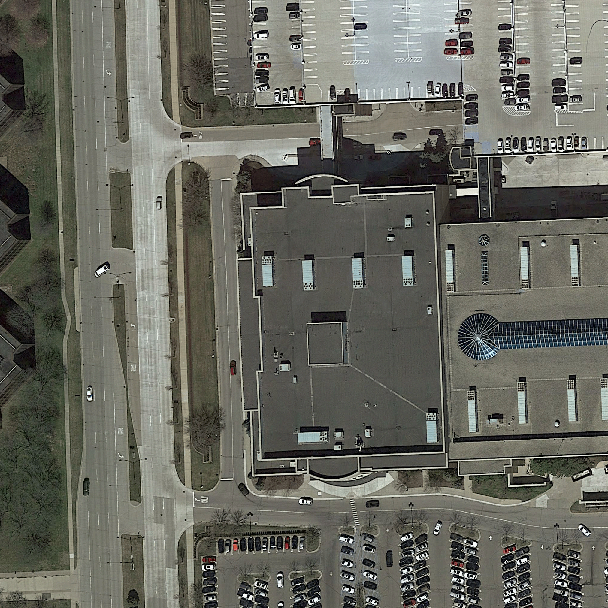
#> input picture cil/test_images/test_10.png, 608 x 608 px, found by its file name; its folder holds 4 pictures in this run
$ python post_processing.py
#> lines starting #> are read from the running program, lines starting #| are printed output that depends on the picture; after the words box and inside, x2 and y2 are one past the last pixel; in counts of white or black regions, pixels touching at a corner belong together; pictures that were not available may be replaced by others from this repository, and a replacement may not be noted

# coding: utf-8

# In[1]:


import numpy as np
import pydensecrf.densecrf as dcrf
import os
import cv2
import random
from tqdm import tqdm
from utils import *


# In[2]:


from skimage.color import gray2rgb
from skimage.color import rgb2gray
import matplotlib.pyplot as plt
from sklearn.metrics import f1_score, accuracy_score
from pydensecrf.utils import unary_from_labels, create_pairwise_bilateral, create_pairwise_gaussian, unary_from_softmax
#from osgeo import gdal
# %matplotlib inline

MAX = 0
SUM = 1
VEC = 0
MAT = 1


# In[3]:


# [208 lines left out: functions post_processing, post_processing_local_test, voting_gen, not called in this run]


# In[40]:


def voting(image_path = './test_images/', use_extra_param=True, out_path="./crf_vote/", vis_path="./vis_vote/",thres = 0.2):
#> called with image_path = './test_images/', use_extra_param = True, out_path = './crf_vote/', vis_path = './vis_vote/', thres = 0.2
    out_thres_path = "./crf_vote_thres_{}".format(thres)
    for path in [out_thres_path, vis_path, out_path]:
        if not os.path.exists(path):
            os.mkdir(path)
    prob_path_list = []
    for path in os.listdir("./crf_all/"):
        for sub_path in os.listdir(os.path.join("./crf_all/", path)):
            prob_path_list.append(os.path.join("./crf_all/", path, sub_path))
    if use_extra_param:
        for path in os.listdir("./crf_all_2/"):
            for sub_path in os.listdir(os.path.join("./crf_all_2/", path)):
                prob_path_list.append(os.path.join("./crf_all_2/", path, sub_path))
    vote_len = len(prob_path_list)
    print("Voting with {} models".format(vote_len))
    for file in tqdm(os.listdir(image_path)):
        prob_vote = np.zeros((608,608))
        img = cv2.imread(os.path.join(image_path, file))
#> img is the input picture: shape (608, 608, 3); mean B, G, R 95.2, 104.1, 103.6
        for prob_path in prob_path_list:
            prob = cv2.imread(os.path.join(prob_path, file))
            prob = prob[:,:,0]
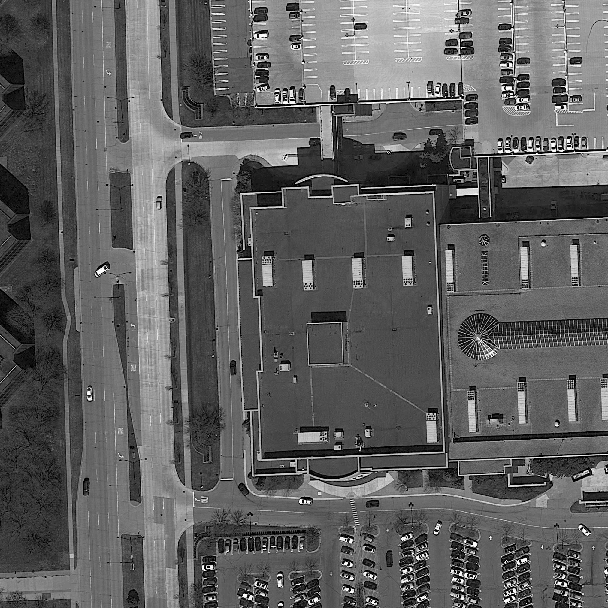
#> prob: shape (608, 608); min 0, max 255, mean 95.2
            # prob_vote= np.maximum(prob_vote,prob)
            prob_vote=prob_vote+prob
        prob_vote=prob_vote/vote_len
        cv2.imwrite(os.path.join(out_path,file), gray2rgb(np.floor(prob_vote)))
        prob_vote[prob_vote<thres*255]=0
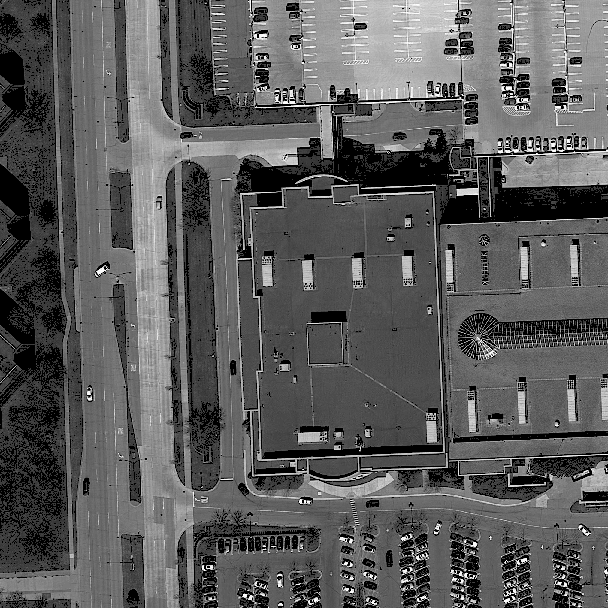
#> prob_vote: shape (608, 608) float64; min 0, max 255, mean 91
        prob_vote[prob_vote>=thres*255]=255
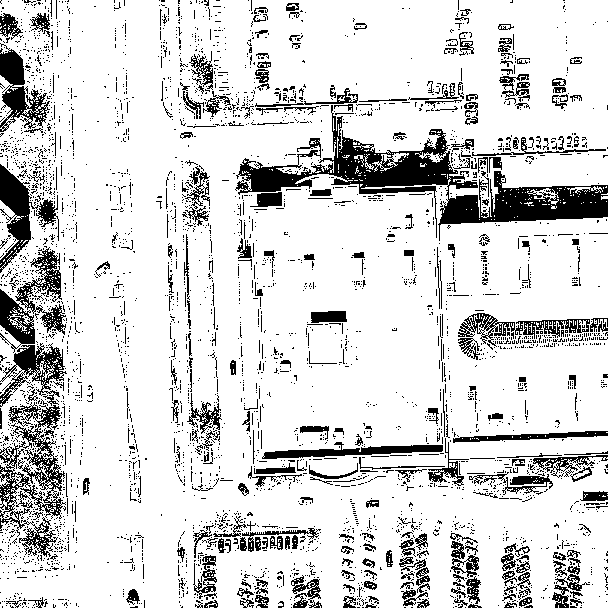
#> prob_vote: shape (608, 608) float64; 84.2% white; 3839 black regions (3542 under 20 px), largest, box (x1, y1, x2, y2) and area: (235, 105, 608, 241) 11346, (0, 402, 66, 557) 3526, (0, 164, 59, 273) 2112
        cv2.imwrite(os.path.join(out_thres_path,file), gray2rgb(np.floor(prob_vote)))
        """
        plt.figure(figsize=(10,5))
        plt.subplot(1,2,1); plt.imshow(img); plt.title('Original image'); plt.axis('off');
        plt.subplot(1,2,2); plt.imshow(gray2rgb(prob_vote/255)); plt.title('CRF prob'); plt.axis('off');
        plt.savefig(os.path.join(vis_path, file),dpi=300)
        plt.close()
        """
#> pass 2 of the loop in voting, `for file in tqdm(os.listdir(image_path)):`:
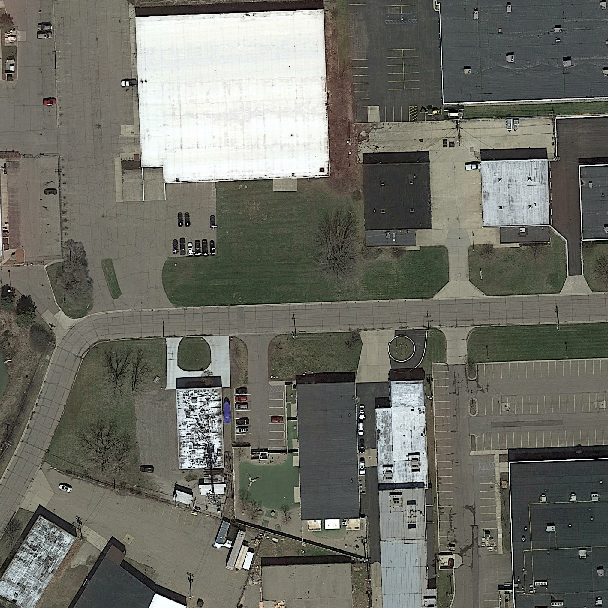
#> input picture cil/test_images/test_105.png, 608 x 608 px, found by its file name
#> in voting, img is the input picture: shape (608, 608, 3); mean B, G, R 100.9, 109.3, 109
#> in voting, `prob_vote[prob_vote<thres*255]=0`:
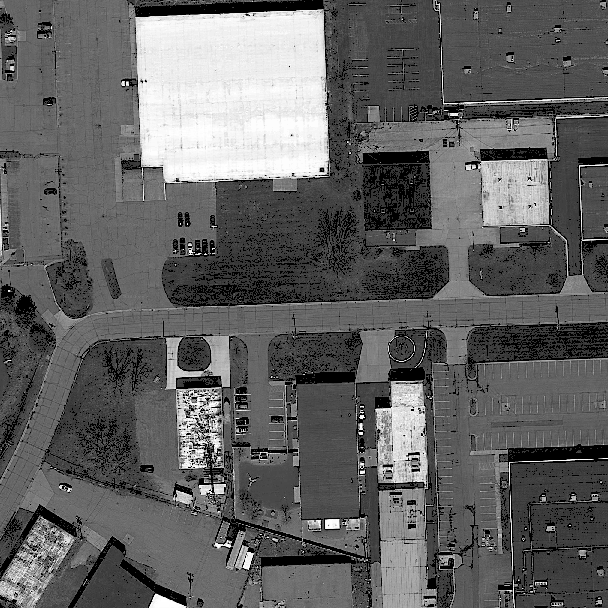
#> prob_vote: shape (608, 608) float64; min 0, max 255, mean 97.6
#> in voting, `prob_vote[prob_vote>=thres*255]=255`:
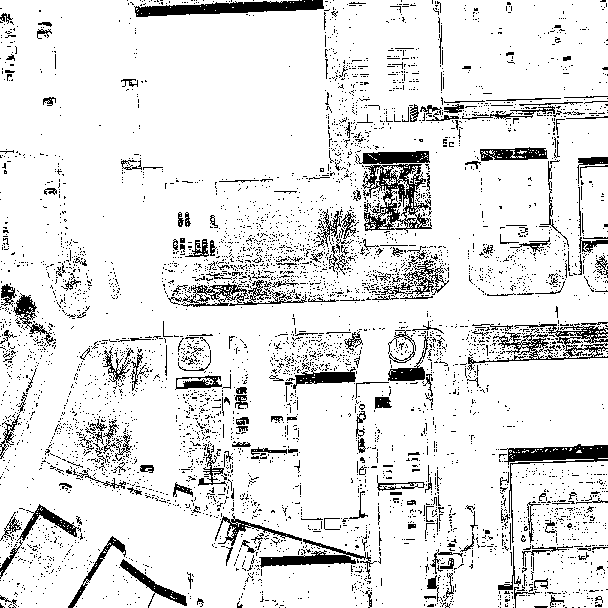
#> prob_vote: shape (608, 608) float64; 89% white; black in thin lines or dots
#> pass 3 of the loop in voting, `for file in tqdm(os.listdir(image_path)):`:
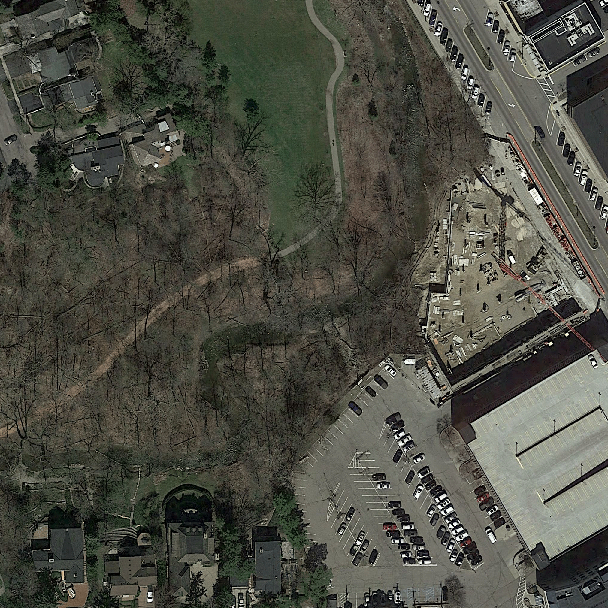
#> input picture cil/test_images/test_106.png, 608 x 608 px, found by its file name
#> in voting, img is the input picture: shape (608, 608, 3); mean B, G, R 67.6, 77.5, 77
#> in voting, `prob = prob[:,:,0]`:
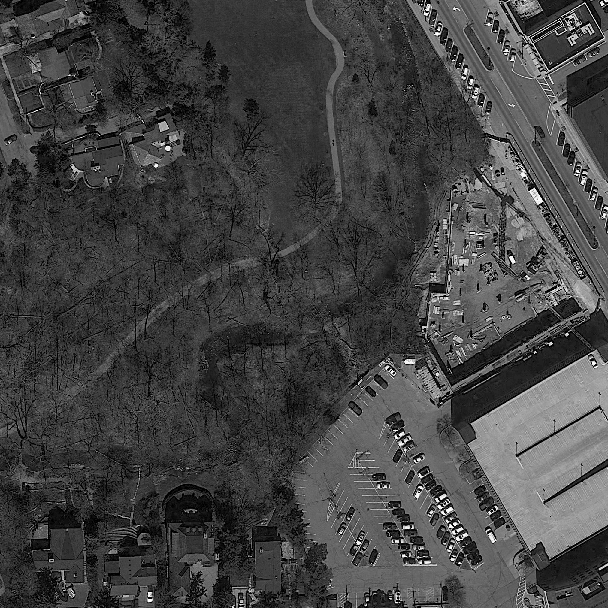
#> prob: shape (608, 608); min 0, max 255, mean 67.6
#> in voting, `prob_vote[prob_vote>=thres*255]=255`:
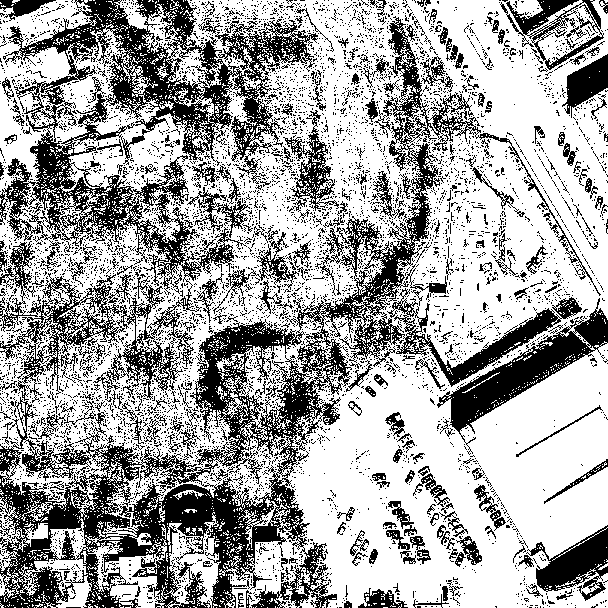
#> prob_vote: shape (608, 608) float64; 65% white; 5823 black regions (5568 under 20 px), largest, box (x1, y1, x2, y2) and area: (0, 16, 601, 608) 48163, (0, 0, 318, 403) 33792, (437, 298, 608, 455) 5782
#> the loop made 4 passes; the first 3 are shown


# In[41]:


#post_processing(image_path = './test_images/',vis_path = './results_sanqian_eval/vis_crf_no_parking',
#                dir_path = './dir_map_test/', prob_path = './epoch3000_test/',
#                out_path = './results_sanqian_eval/crf_no_parking', with_prop=False, with_kernel=False)
# voting_gen()
voting()
